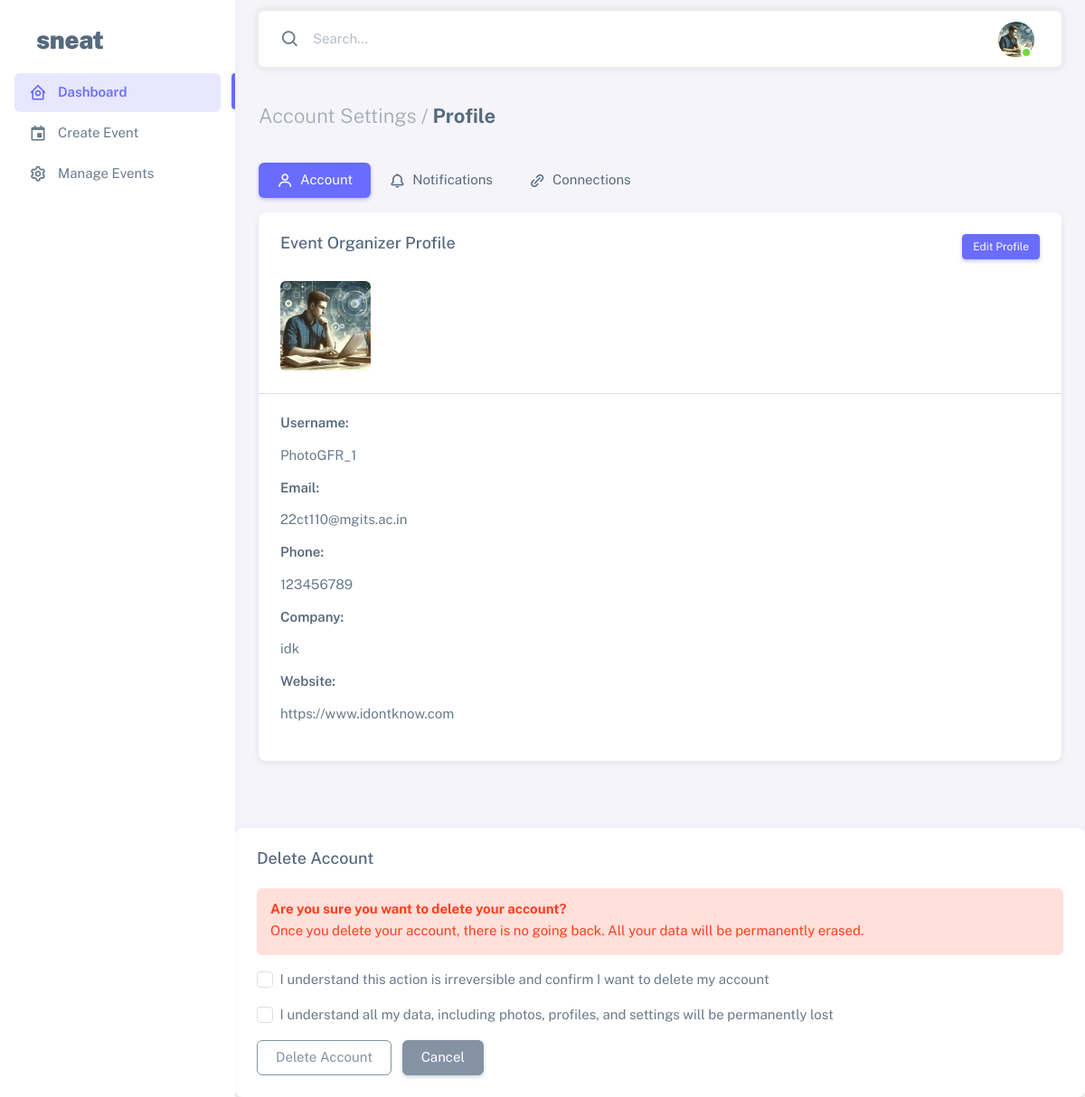
The app's page /account/profile/ (signed in), older data.
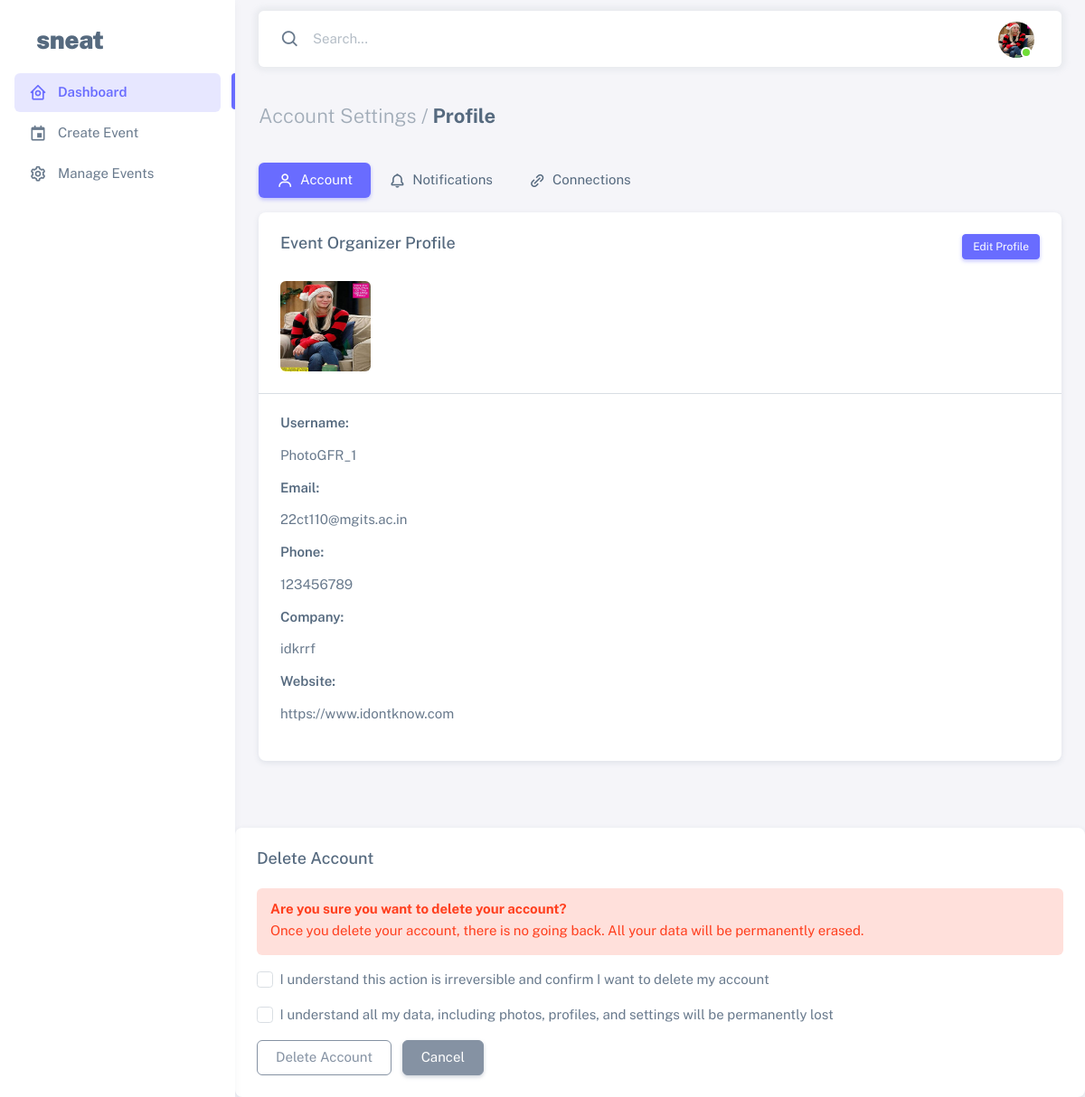
The same page, newer data.
### users/models.py (models this page shows, shortened)
class CustomUser(AbstractUser):
    class Roles(models.TextChoices):
        ORGANIZER = 'ORGANIZER', _('Event Organizer')
        PHOTOGRAPHER = 'PHOTOGRAPHER', _('Photographer')
        PARTICIPANT = 'PARTICIPANT', _('Event Participant')
    class ParticipantTypes(models.TextChoices):
        GUEST = 'GUEST', _('Guest')
        FAMILY = 'FAMILY', _('Family')
        FRIEND = 'FRIEND', _('Friend')
        WINNER = 'WINNER', _('Winner')
        OTHER = 'OTHER', _('Other')
    class PhotographerRoles(models.TextChoices):
        LEAD = 'LEAD', _('Lead Photographer')
        ASSISTANT = 'ASSISTANT', _('Assistant Photographer')
        SECONDARY = 'SECONDARY', _('Secondary Photographer')
    role = models.CharField(
        max_length=20,
        choices=Roles.choices,
        null=True,
        blank=False
    )
    avatar = models.ImageField(
        upload_to='user_avatars/',
        validators=[FileExtensionValidator(['jpg', 'jpeg', 'png'])],
        null=True,
        blank=True
    )
    phone_number = models.CharField(max_length=15, blank=True)
    company_name = models.CharField(max_length=100, blank=True)
    website = models.URLField(blank=True)
    portfolio_url = models.URLField(blank=True)
    photographer_role = models.CharField(
        max_length=20,
        choices=PhotographerRoles.choices,
        blank=True
    )
    watermark = models.ImageField(
        upload_to='photographer_watermarks/',
        validators=[FileExtensionValidator(['png'])],
        null=True,
        blank=True
    )
    participant_type = models.CharField(
        max_length=20,
        choices=ParticipantTypes.choices,
        blank=True
    )
    image_visibility = models.CharField(
        max_length=20,
        choices=[
            ('PUBLIC', 'Public'),
            ('PRIVATE', 'Private'),
            ('EVENT_ONLY', 'Event Only')
        ],
        default='PRIVATE'
    )
    blur_requested = models.BooleanField(default=False)
    remove_requested = models.BooleanField(default=False)
    is_verified = models.BooleanField(default=False)

### users/views.py (the view)
# urls.py: path('profile/', views.ProfileView.as_view(), name='profile'),
class ProfileView(LoginRequiredMixin, TemplateView):
    template_name = 'users/profile.html'
    def get_context_data(self, **kwargs):
        context = super().get_context_data(**kwargs)
        user = self.request.user
        context.update({
            'user': user,
            'profile_complete': bool(user.phone_number),  # Basic check for profile completion
        })
        return context

### templates/users/profile.html (shortened to what the changed rows need)
{% extends "users/db_base.html" %}
{% load static %}
{% block content %}
<div class="container-xxl flex-grow-1 container-p-y">
    <div class="row">
      <div class="col-md-12">
        <div class="card mb-4">
          <h5 class="card-header">
            {{ user.get_role_display }} Profile
            <button id="editButton"
                   class="view-only btn btn-primary btn-sm float-end"
                   onclick="toggleEditMode()">
            </button>
          </h5>
          <div class="card-body">
            <div class="d-flex align-items-start align-items-sm-center gap-4">
              <img src="{{ user.avatar.url|default:'/static/default-avatar.png' }}"
                   alt="user-avatar" class="d-block rounded" height="100" width="100" id="uploadedAvatar" />
            </div>
          </div>
          <hr class="my-0" />
          <div class="card-body">
            <div class="row view-only">
              <div class="col-md-6 mb-3">
                <h6 class="fw-semibold">Username:</h6>
                <p>{{ user.username }}</p>
              </div>
              <div class="col-md-6 mb-3">
                <h6 class="fw-semibold">Email:</h6>
                <p>{{ user.email }}</p>
              </div>
              <div class="col-md-6 mb-3">
                <h6 class="fw-semibold">Phone:</h6>
                <p>{{ user.phone_number|default:"Not provided" }}</p>
              </div>
              {% if user.role == 'ORGANIZER' %}
                <div class="col-md-6 mb-3">
                  <h6 class="fw-semibold">Company:</h6>
                  <p>{{ user.company_name|default:"Not provided" }}</p>
                </div>
                <div class="col-md-6 mb-3">
                  <h6 class="fw-semibold">Website:</h6>
                  <p>{{ user.website|default:"Not provided" }}</p>
                </div>
              {% endif %}
            </div>
          </div>
        </div>
      </div>
    </div>
  </div>
{% endblock content %}

### templates/users/db_base.html (shortened to what this page needs)
{% load static %}
<!DOCTYPE html>
<html
  lang="en"
  class="light-style layout-menu-fixed"
  dir="ltr"
  data-theme="theme-default"
  data-assets-path="{% static 'users/assets/' %}"
  data-template="vertical-menu-template-free"
>
  <head>
    <link rel="stylesheet" href="{% static 'users/assets/vendor/fonts/boxicons.css' %}" />
    <link rel="stylesheet" href="{% static 'users/assets/vendor/css/core.css' %}" class="template-customizer-core-css" />
    <link rel="stylesheet" href="{% static 'users/assets/vendor/css/theme-default.css' %}" class="template-customizer-theme-css" />
    <link rel="stylesheet" href="{% static 'users/assets/css/demo.css' %}" />
    <link rel="stylesheet" href="{% static 'users/assets/vendor/libs/perfect-scrollbar/perfect-scrollbar.css' %}" />
    <link rel="stylesheet" href="{% static 'users/assets/vendor/libs/apex-charts/apex-charts.css' %}" />
  </head>
  <body>
    <div class="layout-wrapper layout-content-navbar">
      <div class="layout-container">
<aside id="layout-menu" class="layout-menu menu-vertical menu bg-menu-theme">
    <div class="app-brand demo">
      <a href="{% url 'home:landing' %}" class="app-brand-link">
        <span class="app-brand-text demo menu-text fw-bolder ms-2">Sneat</span>
      </a>
    </div>
    <ul class="menu-inner py-1">
      <li class="menu-item active">
        <a href="{% url 'users:dashboard' %}" class="menu-link">
          <i class="menu-icon tf-icons bx bx-home-circle"></i>
          <div data-i18n="Analytics">Dashboard</div>
        </a>
      </li>
      {% if user.role == 'ORGANIZER' %}
        <li class="menu-item">
          <a href="{% url 'events:event_create' %}" class="menu-link">
            <i class="menu-icon tf-icons bx bx-calendar-event"></i>
            <div>Create Event</div>
          </a>
        </li>
        <li class="menu-item">
          <a href="" class="menu-link">
            <i class="menu-icon tf-icons bx bx-cog"></i>
            <div>Manage Events</div>
          </a>
        </li>
      {% endif %}
    </ul>
  </aside>
        <div class="layout-page">
          <nav
            class="layout-navbar container-xxl navbar navbar-expand-xl navbar-detached align-items-center bg-navbar-theme"
            id="layout-navbar"
          >
            <div class="navbar-nav-right d-flex align-items-center" id="navbar-collapse">
              <div class="navbar-nav align-items-center">
                <div class="nav-item d-flex align-items-center">
                  <i class="bx bx-search fs-4 lh-0"></i>
                  <input
                    type="text"
                    class="form-control border-0 shadow-none"
                    placeholder="Search..."
                    aria-label="Search..."
                  />
                </div>
              </div>
              <ul class="navbar-nav flex-row align-items-center ms-auto">
                <li class="nav-item navbar-dropdown dropdown-user dropdown">
                  <a class="nav-link dropdown-toggle hide-arrow" href="javascript:void(0);" data-bs-toggle="dropdown">
                    <div class="avatar avatar-online">
                      <img src="{{ user.avatar.url }}" alt class="w-px-40 h-px-40 rounded-circle object-fit-cover" />
                    </div>
                  </a>
                </li>
              </ul>
            </div>
          </nav>
        {% block content %}{% endblock content %}
          </div>
        </div>
      </div>
  </body>
</html>

Row changes from the older to the newer data that the page shows:
changed CustomUser "Event Organizer": avatar: a different picture; company_name "idk" → "idkrrf"
